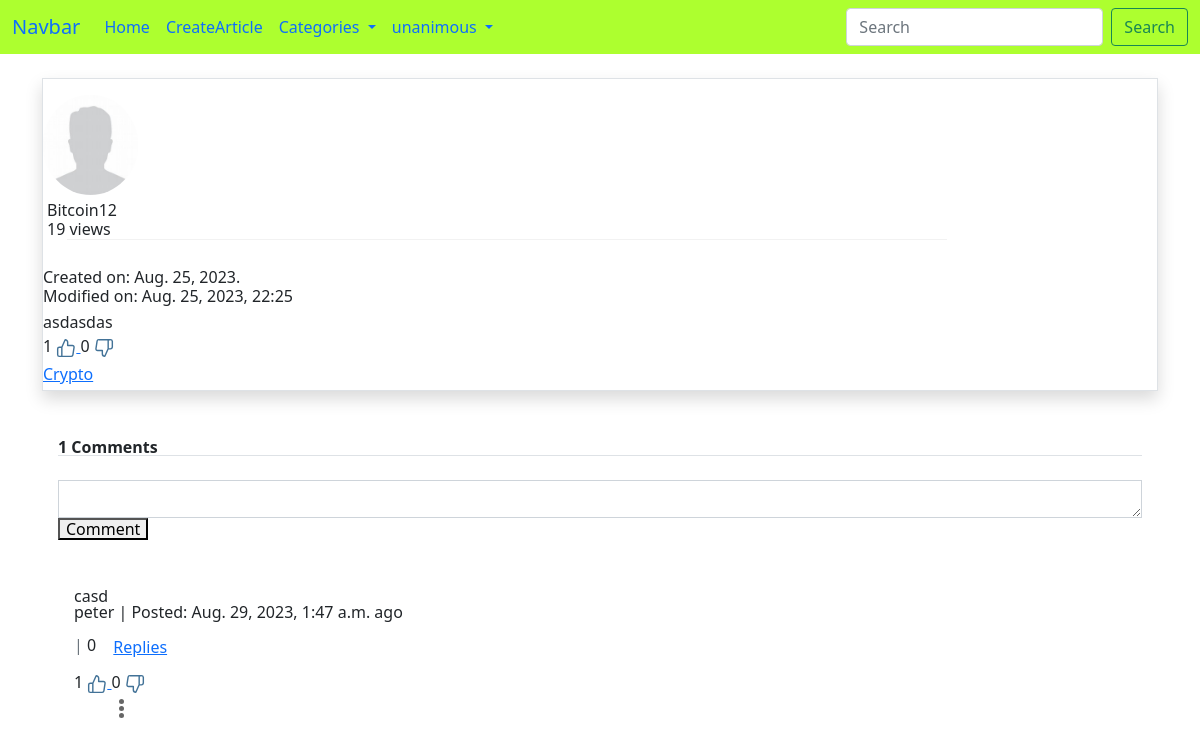
Page /article/2023/8/25/7/ on the committed database.
### blog/models.py (models this page shows, shortened)
class BaseModel(models.Model):
    id = models.AutoField(primary_key=True)
    created_time = models.DateTimeField(auto_now_add=True)
    edit_time = models.DateTimeField(auto_now=True)
    def save(self, *args, **kwargs):
        is_update_views = isinstance(self, Article
            ) and 'update_fields' in kwargs and \
        kwargs['update_fields'] == ['views']
        if is_update_views:
            Article.objects.filter(pk=self.pk).update(views=self.views)
    class Meta:
        abstract = True

class Article(BaseModel):
    STATUS_CHOICES = (
        ('d', 'DRAFT'),
        ('p', 'PUBLISHED'),
    )
    COMMENT_STATUS = (
        ('o', 'OPENED'),
        ('c', 'CLOSED'),
    )
    TYPE = (
        ('a', 'EASSY'),
        ('p', 'PAGE'),
    )
    title = models.CharField(max_length=200, unique=True)
    email = models.EmailField(blank=True)
    body = models.TextField()
    pub_time = models.DateTimeField(blank=False, null=False, auto_now=True)
    status = models.CharField(max_length=1, choices=STATUS_CHOICES, default='d')
    comment_status = models.CharField(max_length=1, choices=COMMENT_STATUS, default='c')
    type = models.CharField(max_length=1, choices=TYPE, default='a')
    views = models.PositiveIntegerField(default=0)
    author = models.ForeignKey(User, related_name='user', on_delete=models.CASCADE)
    article_order = models.IntegerField(default=0)
    show_toc = models.BooleanField("Table of Contacts", default=False)
    category = models.ForeignKey('Category', verbose_name='categories', on_delete=models.CASCADE)
    tags = models.ManyToManyField('Tag', verbose_name='tags', blank=True)
    comments = GenericRelation(Comment)
    reaction = GenericRelation(Reaction)
    flag = GenericRelation(Flag)
    @property
    def user(self):
        return self.author
    def __str__(self) -> str:
        return self.title
    class Meta:
        ordering = ['-article_order', '-pub_time']
        get_latest_by = 'id'
    def save(self, *args, **kwargs):
        super().save(*args, **kwargs)
    def viewed(self):
        self.views += 1
        self.save(update_fields=['views'])
    def _get_reaction_count(self, reaction_type):
        return getattr(self.reaction.get(), reaction_type, None)
    @property
    def likes(self):
        return self._get_reaction_count('likes')
    @property
    def dislikes(self):
        return self._get_reaction_count('dislikes')

class Category(BaseModel):
    name = models.CharField(max_length=30, unique=True)
    parent_category = models.ForeignKey('self',
        blank=True, null=True,
        on_delete=models.CASCADE)
    slug = models.SlugField(default='no-slug', max_length=60, blank=True)
    index = models.IntegerField(default=0)
    class Meta:
        ordering = ['-index']
    def get_absolute_url(self):
        return reverse(
            'blog:category_detail', kwargs={
            'category_name': self.slug})
    def __str__(self) -> str:
        return self.name

### profiles/models.py (models this page shows, shortened)
class Profile(models.Model):
    GENDER_MALE = 1
    GENDER_FEMALE = 2
    GENDER_CHOICES = [
        (GENDER_MALE, ("Male")),
        (GENDER_FEMALE, ("Female")),
    ]
    user = models.OneToOneField(User, on_delete=models.CASCADE)
    bio = models.CharField(max_length=500)
    city = models.CharField(max_length=20, blank=True)
    avatar = models.ImageField(upload_to="avatars/",
                               null=True, blank=True, default="avatars/default.jpg")
    gender = models.PositiveSmallIntegerField(choices=GENDER_CHOICES,
                                              null=True, blank=True)
    phone = models.CharField(max_length=32, null=True, blank=True)
    address = models.CharField(max_length=255, null=True, blank=True)

### reactions/models.py (models this page shows, shortened)
class Reaction(models.Model):
    content_type = models.ForeignKey(ContentType, on_delete=models.CASCADE)
    object_id = models.PositiveIntegerField()
    content_object = GenericForeignKey('content_type', 'object_id')
    likes = models.PositiveIntegerField(default=0)
    dislikes = models.PositiveIntegerField(default=0)
    objects = ReactionManager()

### comments/models.py (models this page shows, shortened)
class Comment(models.Model):
    user = models.ForeignKey(User, on_delete=models.CASCADE, blank=True, null=True)
    email = models.EmailField(blank=True)
    parent = models.ForeignKey('self', on_delete=models.CASCADE, null=True, blank=True)
    content = models.TextField()
    urlhash = models.CharField(
        max_length=50,
        unique=True,
        editable=False
        )
    posted = models.DateTimeField(default=timezone.now, editable=False)
    edited = models.DateTimeField(auto_now=True)
    reaction = GenericRelation(Reaction)
    flag = GenericRelation(Flag)
    content_type = models.ForeignKey(ContentType, on_delete=models.CASCADE)
    object_id = models.PositiveIntegerField()
    content_object = GenericForeignKey('content_type', 'object_id')
    objects = CommentManager()
    class Meta:
        ordering = ['-posted']
    def __str__(self) -> str:
        username = self.user
        _content = self.content[:20]
        if not self.parent:
            return f'comment by {username}: {_content}'
        else:
            return f'reply by {username}: {_content}'
    def replies(self, include_flagged=False):
        manager = self.__class__.objects
        if include_flagged:
            qs = manager.all()
        else:
            qs = manager.all_exclude_flagged()
        return manager._filter_parents(qs, parent=self)
    @property
    def is_parent(self):
        return self.parent is None
    def _get_reaction_count(self, reaction_type):
        return getattr(self.reaction.get(), reaction_type, None)
    @property
    def likes(self):
        return self._get_reaction_count('likes')
    @property
    def dislikes(self):
        return self._get_reaction_count('dislikes')
    @property
    def is_edited(self):
        if self.user:
            return self.posted.timestamp() + 1 < self.edited.timestamp()
        return False

### accounts/models.py (models this page shows)
class CustomUser(AbstractBaseUser, PermissionsMixin):
    name = models.CharField(max_length=25, default='user')
    email = models.EmailField(
        verbose_name='email address',
        max_length=255,
        unique=True
    )
    phone = models.CharField(max_length=50)
    date_of_birth = models.DateField(blank=True, null=True)
    is_staff = models.BooleanField(default=False)
    is_active = models.BooleanField(default=True)
    is_superuser = models.BooleanField(default=False)
    date_joined = models.DateTimeField(default=timezone.now)
    last_login = models.DateTimeField(null=True)
    objects = MyUserManager()
    USERNAME_FIELD = 'email'
    REQUIRED_FIELDS = ['name', 'phone']

### blog/views.py (the view)
# urls.py: path('article/<int:year>/<int:month>/<int:day>/<int:article_id>/', ArticleDetailView.as_view(), name='detailbyid'),
class ArticleDetailView(DetailView):
    template_name = 'blog/article_detail.html'
    model = Article
    pk_url_kwarg = 'article_id'
    context_object_name = 'article'
    def get_object(self, queryset=None):
        obj = super(ArticleDetailView, self).get_object()
        obj.viewed()
        self.object = obj
        return obj
    def get_context_data(self, **kwargs):
        return super(ArticleDetailView, self).get_context_data(**kwargs)

### templates/blog/article_detail.html (shortened to what this page needs)
{% extends 'base.html' %}
{% load blog_tags %}
{% load comments_tags %}
{% block content %}
<div class="row">
    <div id="col-9">
        <section class="mb-5">
            {% load_article_detail request article False user %}
            {% render_comments request article %}
        </section>
    </div>
</div>
{% endblock %}

### templates/blog/article_info.html (shortened to what this page needs)
{% load blog_tags %}
{% load cache %}
{% load static %}
<div class="media-body my-4 text-wrap shadow border">
    <div class="row">
        <div class="d-none d-sm-block col-sm-2 pr-1">
                <a href="{% url 'profile:profile-view' article.author.profile.id %}">
                    <img class="rounded-circle ml-2 mt-3" style="height: 100px;"
                    src="{{ article.author.profile.avatar.url }}"
                    >
                </a>
        </div>
    </div>
        <div class="col-12 col-sm-10">
            <div class="row">
                <div class="col-6">
                    <h1 class="entry-title mt-1 mx-1">
                        {% if isindex %}
                            {% if article.article_order > 0 %}
                                <a href="{{ article.get_absolute_url }}" rel="bookmark">
                                    Top
                                    {{ article.title }}
                                </a>
                            {% else %}
                                <a href="{{ article.get_absolute_url }}" rel="bookmark">
                                    {{ article.title }}
                                </a>
                            {% endif %}
                        {% else %}
                            {{ article.title }}
                        {% endif %}
                        <div>
                            {{ article.views }} views
                        </div>
                    </h1>
                </div>
            </div>
            <hr class="mt-0"/>
            <div class="mx-0 pr-2">
                <div class="mb-2">
                    <h6><small>Created on: {{ article.created_time|date:"N d, Y." }}</small></h6>
                    <h6><small>Modified on: {{ article.edit_time|date:"N d, Y, H:i" }}</small></h6>
                </div>
            </div>
            <div class="entry-content" itemprop="articlebody">
                {% if isindex %}
                    {{ article.body }}
                {% else %}
                    {{ article.body }}
                {% endif %}
            </div>
            {% include 'reactions/article/reactions.html' with obj=article %}
            <div class="my-2">
                <a href="{% url 'blog:category_detail' article.category|lower %}">{{article.category}}</a>
            </div>
    </div>
</div>

### templates/reactions/article/reactions.html
<div class="js-comment-reactions mt-2">
    <span class="js-like-number text-dark">{{ obj.likes }}</span>
    {% url 'react-article' pk=obj.id reaction='like' as like_url %}
    <a title="" class="reaction-key"
        {% if user.is_authenticated %}
             data-url="{{ like_url }}"
        {% else %}
            href="{% url 'login' %}"
        {% endif %}
        >
        {% include "reactions/article/like.html" %}
    </a>
    <span class="ml-4 js-dislike-number text-dark">{{ obj.dislikes }}</span>
    {% url 'react-article' pk=obj.id reaction='dislike' as dislike_url %}
    <a title="" class="reaction-key"
        {% if user.is_authenticated %}
            data-url="{{ dislike_url }}"
        {% else %}
            href="{% url 'login' %}"
        {% endif %}
    >
        {% include "reactions/article/dislike.html" %}
    </a>
    </div>

### templates/comments/base.html (shortened to what this page needs)
{% load comments_tags %}
<section id="comments" class="my-5 mx-3">
        <div class="border-bottom mb-4">
            <strong class="bb">
                <span class="">{% get_comments_count model_object user %}</span>
                <span>Comments</span>
            </strong>
        </div>
        <div mb-5>
            {% include 'comments/create_comment.html' with placeholder=parent_placeholder  comment=None %}
        </div>
        <div class="mt-5">
            {% for comment in comments %}
                {% include  'comments/parent_comment.html' %}
            {% endfor%}
        </div>
</section>

### templates/comments/parent_comment.html (shortened to what this page needs)
{% load comments_tags %}
    <div class="text-wrap">
    {% include 'comments/comment_body.html' %}
        {% get_comment_replies comment user as replies %}
    </div>

### templates/comments/comment_body.html (shortened to what this page needs)
{% load core_tags %}
<div class="row">
    {% include 'comments/comment_content.html'%}
    {% if comment.user != user %}
        <div class="col-1 position-relative d-flex justify-content-end">
            {% include 'components/three_dots_menu.html' %}
        </div>
    {% endif %}
</div>

### templates/comments/comment_content.html (shortened to what this page needs)
{% load comments_tags %}
{% load core_tags %}
<div class="{% if has_valid_profile %}col-9 col-md-10{% else %}col-11 mx-3{% endif %}">
    {% if render_markdown %}
        {% render_content comment markdown=True %}
    {% else %}
        {% render_content comment markdown=False %}
    {% endif %}
    <{% if comment.user %}a{% else %}span{% endif %}/>
        {{ comment.user.name }}
    </{% if comment.user %}a{% else %}span{% endif %}> |
        {% if comment.is_edited %}
            <span class="font-italic" title="Edited">Edited: {{comment.edited}} ago</span>
        {% else %}
            <span class="font-italic" title=Posted>Posted: {{ comment.posted }} ago</span>
        {% endif %}
    <div class="mt-2 text-muted">
        {% can_delete comment user as can_delete_comment %}
            {% if comment.is_parent %}
                {% get_replies_count comment user as reply_count %}
                | <span class="text-dark">{{ reply_count }}</span>
                <a class="js-reply-link btn btn-link ml-1" href="#">
                    Replies
                </a>
            {% endif %}
            {% include 'reactions/comments/reactions.html' with obj=comment %}
    </div>
</div>

### templates/comments/content.html
<p class="mb-0">
    {% if text_2 %}
        {{ text_1 }}
        <span class="d-none">{{ text_2 }}</span>
        <button class="">Read more...</button>
    {% else %}
        {{ text_1 }}
    {% endif %}
</p>

### templates/reactions/comments/reactions.html
{% load core_tags %}
<div class="js-comment-reactions mt-2">
    <span class="js-like-number text-dark">{{ obj.likes }}</span>
    {% url 'react-comment' pk=obj.id reaction='like' as like_url %}
    <a title="" class="reaction-key"
        {% if user.is_authenticated %}
             data-url="{{ like_url }}"
        {% else %}
            href="{% url 'login' %}"
        {% endif %}
        >
        {% include "reactions/comments/like.html" %}
    </a>
    <span class="ml-4 js-dislike-number text-dark">{{ obj.dislikes }}</span>
    {% url 'react-comment' pk=obj.id reaction='dislike' as dislike_url %}
    <a title="" class="reaction-key"
        {% if user.is_authenticated %}
            data-url="{{ dislike_url }}"
        {% else %}
            href="{% url 'login' %}"
        {% endif %}
    >
        {% include "reactions/comments/dislike.html" %}
    </a>
    </div>

### templates/reactions/comments/like.html
{% load core_tags %}
{% block like_img_icon %}
{% has_reacted user=user obj=comment reaction="like" as has_user_liked %}
<svg class="comment-reaction-icon reaction-like {% if has_user_liked %}user-has-reacted{% else %}user-has-not-reacted{% endif %}"
     xmlns="http://www.w3.org/2000/svg" width="20" height="20" viewBox="0 0 24 24"
     stroke="{% block like_icon_color %}#427297{% endblock like_icon_color %}" stroke-width="1.7" stroke-linecap="round" stroke-linejoin="round">
    <path d="M14 9V5a3 3 0 0 0-3-3l-4 9v11h11.28a2 2 0 0 0 2-1.7l1.38-9a2 2 0 0 0-2-2.3zM7 22H4a2 2 0 0 1-2-2v-7a2 2 0 0 1 2-2h3"></path>
</svg>
{% endblock like_img_icon %}

### templates/reactions/comments/dislike.html
{% load core_tags %}
{% block dislike_img_icon %}
{% has_reacted user=user obj=comment reaction="dislike" as has_user_disliked %}
<svg class="comment-reaction-icon reaction-dislike {% if has_user_disliked %}user-has-reacted{% else %}user-has-not-reacted{% endif %}"
     xmlns="http://www.w3.org/2000/svg" width="20" height="20" viewBox="0 0 24 24"
     stroke="{% block dislike_icon_color %}#427297{% endblock dislike_icon_color %}" stroke-width="1.7" stroke-linecap="round" stroke-linejoin="round">
    <path d="M10 15v4a3 3 0 0 0 3 3l4-9V2H5.72a2 2 0 0 0-2 1.7l-1.38 9a2 2 0 0 0 2 2.3zm7-13h2.67A2.31 2.31 0 0 1 22 4v7a2.31 2.31 0 0 1-2.33 2H17"></path>
</svg>
{% endblock dislike_img_icon %}

### templates/components/three_dots_menu.html (shortened to what this page needs)
{% if allowed_flags and is_subscription_allowed and comment.is_parent %}
<div class="js-three-dots three-dots-wrapper">
    <div class="three-dots"></div>
    <div class="three-dots"></div>
    <div class="three-dots"></div>
</div>
{% endif %}

### rows in the picture
Article: author.profile.avatar (placeholder picture), title "Bitcoin12", views "19", created_time "Aug. 25, 2023.", edit_time "Aug. 25, 2023, 22:25", body "asdasdas", likes "1", dislikes "0", category "Crypto", id "1"
Comment: content "casd", user.name "peter", posted "Aug. 29, 2023, 1:47 a.m.", reply_count "0", likes "1", dislikes "0"
